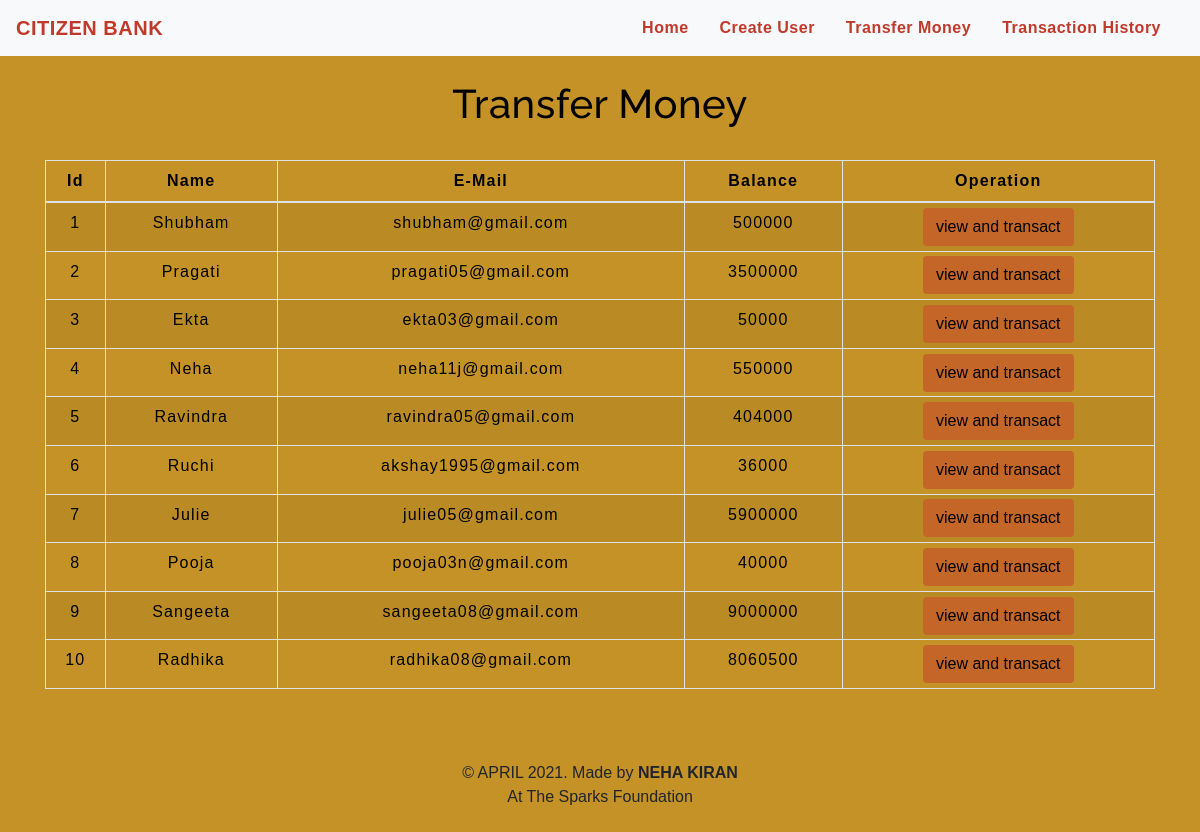
The app's page /transfermoney.php with its own data.
### tables this page shows
CREATE TABLE `users` (
    `id` int(3) NOT NULL,
    `name` text NOT NULL,
    `email` varchar(30) NOT NULL,
    `balance` int(8) NOT NULL
  );

### transfermoney.php (the view, shortened to what this page needs)
<!DOCTYPE html>
<html lang="en">
<head>
    <link rel="stylesheet" href="https://maxcdn.bootstrapcdn.com/bootstrap/4.0.0/css/bootstrap.min.css">
    <link rel="stylesheet" type="text/css" href="css/table.css">
    <link rel="stylesheet" type="text/css" href="css/navbar.css">
</head>
<body style="background-color : #c49227;">
    <?php
    include 'config.php';
    $sql = "SELECT * FROM users";
    $result = mysqli_query($conn, $sql);
    ?>
    <?php
    include 'navbar.php';
    ?>
    <div class="container">
        <h2 class="text-center pt-4" style="color : black;">Transfer Money</h2>
        <br>
        <div class="row">
            <div class="col">
                <div class="table-responsive-sm">
                    <table class="table table-hover table-sm table-striped table-condensed table-bordered" style="border-color:black;">
                        <thead style="color : black;">
                            <tr>
                                <th scope="col" class="text-center py-2">Id</th>
                                <th scope="col" class="text-center py-2">Name</th>
                                <th scope="col" class="text-center py-2">E-Mail</th>
                                <th scope="col" class="text-center py-2">Balance</th>
                                <th scope="col" class="text-center py-2">Operation</th>
                            </tr>
                        </thead>
                        <tbody>
                            <?php
                            while ($rows = mysqli_fetch_assoc($result)) {
                            ?>
                                <tr style="color : black;">
                                    <td class="py-2"><?php echo $rows['id'] ?></td>
                                    <td class="py-2"><?php echo $rows['name'] ?></td>
                                    <td class="py-2"><?php echo $rows['email'] ?></td>
                                    <td class="py-2"><?php echo $rows['balance'] ?></td>
                                    <td><a href="userdetail.php?id= <?php echo $rows['id']; ?>"> <button type="button" class="btn" style="background-color : #c46627">view and transact</button></a></td>
                                </tr>
                            <?php
                            }
                            ?>
                        </tbody>
                    </table>
                </div>
            </div>
        </div>
    </div>
    <footer class="text-center mt-5 py-2">
        <p>&copy APRIL 2021. Made by <b>NEHA KIRAN</b> <br> At The Sparks Foundation</p>
    </footer>
</body>
</html>

### navbar.php (shortened to what this page needs)
<nav class="navbar navbar-expand-md navbar-light bg-light">
  <a class="navbar-brand" href="index.php" style="color :#C0392B;"><b>CITIZEN BANK</b></a>
  <div class="collapse navbar-collapse" id="collapsibleNavbar">
    <ul class="navbar-nav ml-auto">
      <li class="nav-item">
        <a class="nav-link" href="index.php" style="color :#C0392B;"><b>Home</b></a>
      </li>
      <li class="nav-item">
        <a class="nav-link" href="createuser.php" style="color :#C0392B;"><b>Create User</b></a>
      </li>
      <li class="nav-item">
        <a class="nav-link" href="transfermoney.php" style="color :#C0392B;"><b>Transfer Money</b></a>
      </li>
      <li class="nav-item">
        <a class="nav-link" href="transactionhistory.php" style="color :#C0392B;"><b>Transaction History</b></a>
      </li>
  </div>
</nav>

### table.css (style rules this page uses)
* { padding: 0; margin: 0; box-sizing: border-box; font-family: sans-serif; }
h2 { font-size: 40px; }
table { letter-spacing: 1.2px; }
td { text-align: center; }
button { border:none; background: #d9d9d9; transition: 1s; }

### navbar.css (style rules this page uses)
.nav-link { margin-right: 15px; color:#2F363F; letter-spacing: 0.5px; transition: 0.5s; }
.navbar-brand { color: #300d04bb; letter-spacing: 0.5px; }
h2 { color: #4C4B4B; letter-spacing: 0.5px; font-family: raleway; }

### transfermoney.php (style rules this page uses)
button { transition: 1.5s; }

### records on screen
users: id "1", name "Shubham", email "shubham@gmail.com", balance "500000"
users: id "2", name "Pragati", email "pragati05@gmail.com", balance "3500000"
users: id "3", name "Ekta", email "ekta03@gmail.com", balance "50000"
users: id "4", name "Neha", email "neha11j@gmail.com", balance "550000"
users: id "5", name "Ravindra", email "ravindra05@gmail.com", balance "404000"
users: id "6", name "Ruchi", email "akshay1995@gmail.com", balance "36000"
users: id "7", name "Julie", email "julie05@gmail.com", balance "5900000"
users: id "8", name "Pooja", email "pooja03n@gmail.com", balance "40000"
users: id "9", name "Sangeeta", email "sangeeta08@gmail.com", balance "9000000"
users: id "10", name "Radhika", email "radhika08@gmail.com", balance "8060500"
